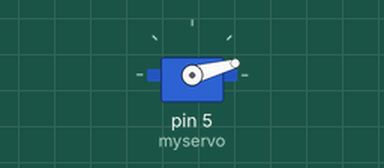
This sketch was run on a simulated Arduino Uno, built with avr-gcc and run on an emulated ATmega328P. Parts: servo.

Above: at 0.05 s.
At 0.45 s:
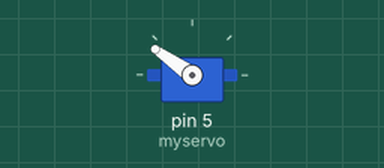
At 0.85 s:
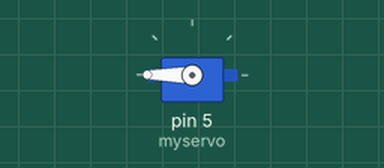
At 1.7 s:
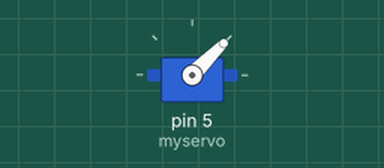
Timing chart, 0 to 4.2 s (numbered marks = the images above):
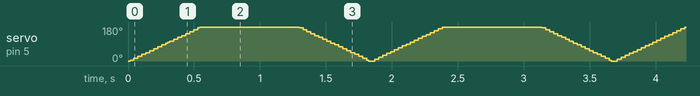

The sketch:

sevvo.ino
```cpp
#include <Servo.h>

Servo myservo;  // create servo object to control a servo
// twelve servo objects can be created on most boards

int pos = 0;    // variable to store the servo position

void setup() {
  myservo.attach(5);  // attaches the servo on pin 5 to the servo object
}

void loop() {
  for (pos = 0; pos <= 300; pos += 5) { // goes from 0 degrees to 180 degrees
    // in steps of 1 degree
    myservo.write(pos);              // tell servo to go to position in variable 'pos'
    delay(15);                       // waits 15ms for the servo to reach the position
  }
  for (pos = 300; pos >= 0; pos -= 5) { // goes from 180 degrees to 0 degrees
    myservo.write(pos);              // tell servo to go to position in variable 'pos'
    delay(15);                       // waits 15ms for the servo to reach the position
  }
}
```
